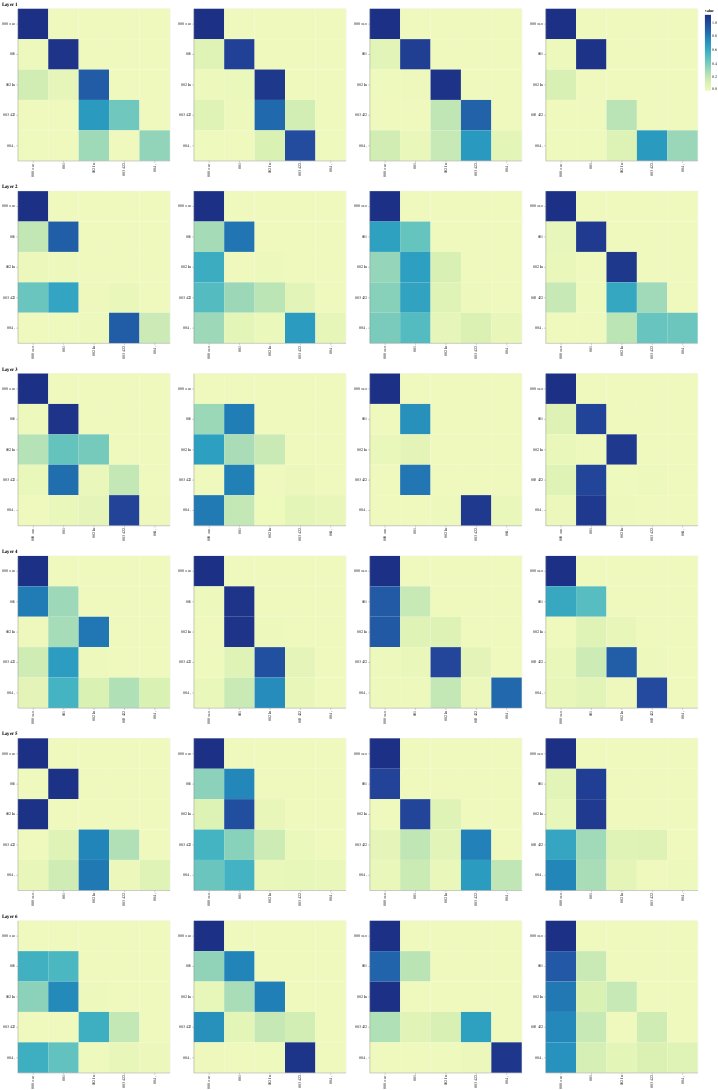

The cell this chart's notebook holds for it:
### Code cell
def viz_decoder_self():
    model, example_data = run_model_example(n_examples=1)
    example = example_data[len(example_data) - 1]

    layer_viz = [
        visualize_layer(
            model,
            layer,
            get_decoder_self,
            len(example[1]),
            example[1],
            example[1],
        )
        for layer in range(6)
    ]
    return alt.hconcat(
        layer_viz[0]
        & layer_viz[1]
        & layer_viz[2]
        & layer_viz[3]
        & layer_viz[4]
        & layer_viz[5]
    )


show_example(viz_decoder_self)
